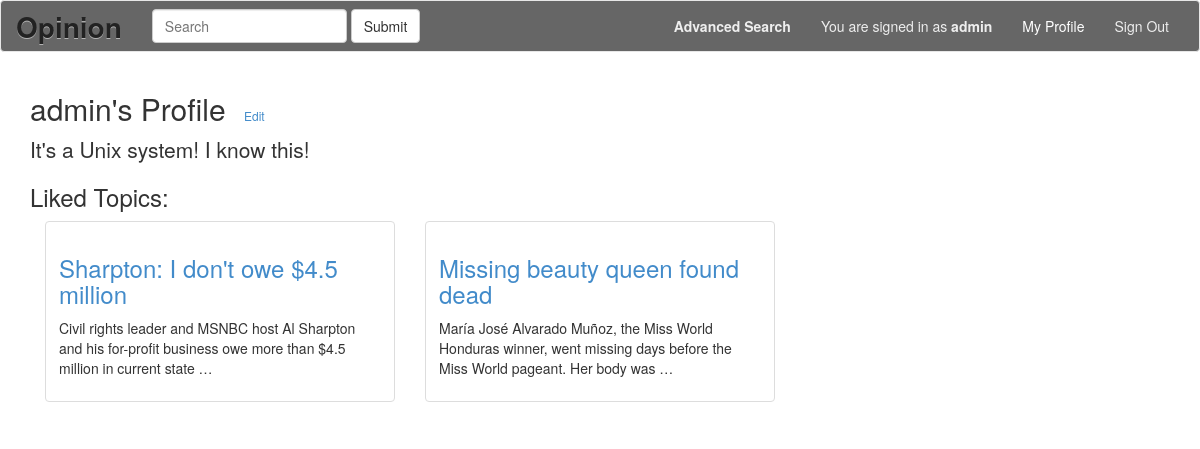
The page /profile/ (signed in) on the database as committed earlier.
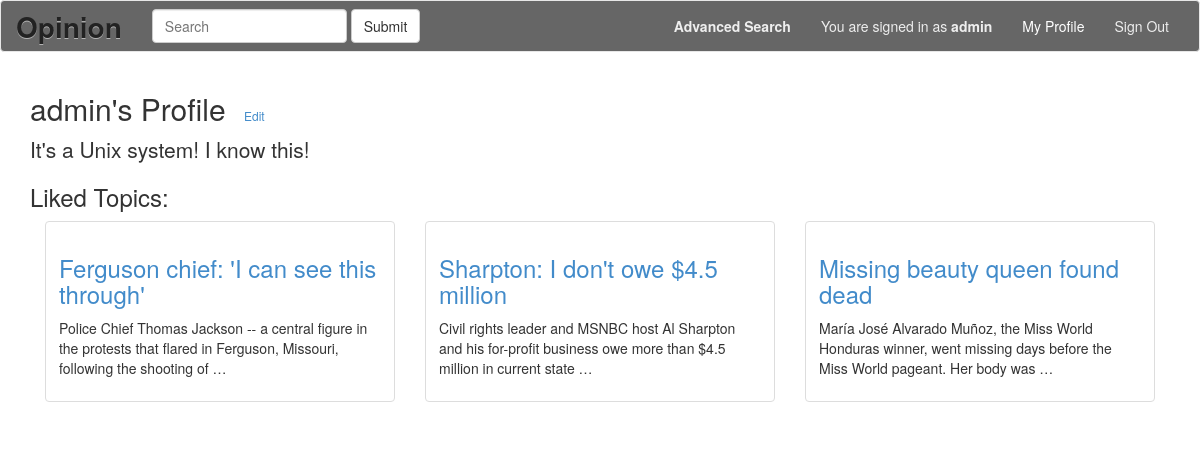
The same page on the database as committed later.
### appopinion/models.py (models this page shows)
class Topic(models.Model):
    title = models.CharField(max_length=255)
    date = models.DateTimeField('date published')
    content = models.TextField()
    url = models.CharField(max_length=255)
    source = models.CharField(max_length=255)
    likecount = models.BigIntegerField(default=0)

### appopinion/views.py (the view)
# urls.py: url(r'^profile/$', views.profile, name='profile'),
@login_required(login_url='/signin/')
def profile(request):
    usr = request.user
    profile = Profile.objects.get(user=usr)
    context = {
                'user':usr,
                'profile':profile,
                'liked_topics':profile.likes.all,
              }
    return render(request, 'appopinion/profile.html', context)

### appopinion/template/appopinion/profile.html
{% extends 'appopinion/base.html' %}
{% block content%}
<div class="container">
    <h2 class="form-signin-heading">{{ user.username }}'s Profile <a class='btn-sm' href='edit/'>Edit</a></h2>
    <p class="lead">{{ profile.motto }}</p>
    <h3>Liked Topics:</h3>
   {% for topic in liked_topics %}
  	<div class="col-sm-6 col-md-4">
        <div class="thumbnail">
          <div class="caption">
            <a href="../topic_id={{topic.id }}">
                <h3>{{ topic.title |truncatewords:10}}</h3>
            </a>
            <p> {{ topic.content|truncatewords:20 }}</p>
          </div>
        </div>
  	</div>
    {% endfor %}
</div>
{% endblock %}

Rows that differ between the two databases and show on the page:
now on this page (row edited): Topic: title "Ferguson chief: 'I can see this through'", content "Police Chief Thomas Jackson -- a central figure in the protests that flared in Ferguson, Missouri, following the shooting of …"
